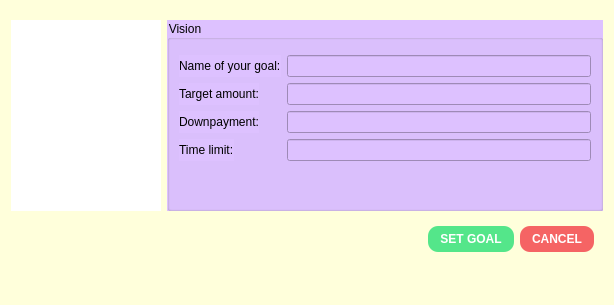
<?xml version="1.0" encoding="UTF-8"?>
<ui version="4.0">
 <class>Insertt</class>
 <widget class="QDialog" name="Insertt">
  <property name="geometry">
   <rect>
    <x>0</x>
    <y>0</y>
    <width>614</width>
    <height>305</height>
   </rect>
  </property>
  <property name="windowTitle">
   <string>Dialog</string>
  </property>
  <property name="styleSheet">
   <string notr="true">background-color: rgb(255, 255, 219);
color: rgb(0, 0, 0);</string>
  </property>
  <layout class="QGridLayout" name="gridLayout_3" rowstretch="5,0,0" columnstretch="0,0">
   <property name="topMargin">
    <number>20</number>
   </property>
   <property name="bottomMargin">
    <number>4</number>
   </property>
   <item row="1" column="1">
    <widget class="QWidget" name="widget" native="true">
     <layout class="QHBoxLayout" name="horizontalLayout_2">
      <item>
       <spacer name="horizontalSpacer">
        <property name="orientation">
         <enum>Qt::Orientation::Horizontal</enum>
        </property>
        <property name="sizeHint" stdset="0">
         <size>
          <width>40</width>
          <height>20</height>
         </size>
        </property>
       </spacer>
      </item>
      <item>
       <widget class="QPushButton" name="Save">
        <property name="styleSheet">
         <string notr="true">QPushButton {
        background-color: #54e68a;
        color: white;
        border-radius: 10px;
        padding: 6px 12px;
        font-weight: bold;
    }
    QPushButton:hover {
        background-color: #45d17d;
	color:rgb(0,0,0);
    }
</string>
        </property>
        <property name="text">
         <string>SET GOAL</string>
        </property>
       </widget>
      </item>
      <item>
       <widget class="QPushButton" name="cancel">
        <property name="styleSheet">
         <string notr="true">QPushButton {
        background-color: #f56464;
        color: white;
        border-radius: 10px;
        padding: 6px 12px;
        font-weight: bold;
    }
    QPushButton:hover {
        background-color: #e25050;
	color:rgb(0,0,0)
    }</string>
        </property>
        <property name="text">
         <string>CANCEL</string>
        </property>
       </widget>
      </item>
     </layout>
    </widget>
   </item>
   <item row="0" column="0">
    <layout class="QGridLayout" name="gridLayout_4">
     <item row="0" column="0">
      <widget class="QFrame" name="frame">
       <property name="minimumSize">
        <size>
         <width>150</width>
         <height>35</height>
        </size>
       </property>
       <property name="frameShape">
        <enum>QFrame::Shape::StyledPanel</enum>
       </property>
       <property name="frameShadow">
        <enum>QFrame::Shadow::Raised</enum>
       </property>
       <widget class="QLabel" name="label_pic">
        <property name="geometry">
         <rect>
          <x>0</x>
          <y>0</y>
          <width>151</width>
          <height>221</height>
         </rect>
        </property>
        <property name="styleSheet">
         <string notr="true">background-color: rgb(255, 255, 255);</string>
        </property>
        <property name="text">
         <string/>
        </property>
        <property name="pixmap">
         <pixmap>goal2.jpg</pixmap>
        </property>
       </widget>
      </widget>
     </item>
    </layout>
   </item>
   <item row="0" column="1">
    <widget class="QGroupBox" name="groupBox">
     <property name="styleSheet">
      <string notr="true">font: 600 14pt &quot;Segoe UI&quot;;
background-color: rgb(221, 193, 255);
radius:6px;
color: rgb(0, 0, 0);</string>
     </property>
     <property name="title">
      <string>Vision</string>
     </property>
     <layout class="QFormLayout" name="formLayout">
      <property name="topMargin">
       <number>15</number>
      </property>
      <property name="bottomMargin">
       <number>19</number>
      </property>
      <item row="0" column="0">
       <widget class="QLabel" name="label">
        <property name="text">
         <string>Name of your goal:</string>
        </property>
       </widget>
      </item>
      <item row="0" column="1">
       <widget class="QLineEdit" name="goalNameEdit">
        <property name="text">
         <string/>
        </property>
       </widget>
      </item>
      <item row="1" column="0">
       <widget class="QLabel" name="label_2">
        <property name="styleSheet">
         <string notr="true"/>
        </property>
        <property name="text">
         <string>Target amount:</string>
        </property>
       </widget>
      </item>
      <item row="1" column="1">
       <widget class="QLineEdit" name="incomeEdit"/>
      </item>
      <item row="2" column="0">
       <widget class="QLabel" name="label_3">
        <property name="text">
         <string>Downpayment:</string>
        </property>
       </widget>
      </item>
      <item row="2" column="1">
       <widget class="QLineEdit" name="downpaymentEdit"/>
      </item>
      <item row="3" column="0">
       <widget class="QLabel" name="label_4">
        <property name="text">
         <string>&lt;html&gt;&lt;head/&gt;&lt;body&gt;&lt;p&gt;Time limit:&lt;/p&gt;&lt;/body&gt;&lt;/html&gt;</string>
        </property>
       </widget>
      </item>
      <item row="3" column="1">
       <widget class="QLineEdit" name="durationEdit"/>
      </item>
     </layout>
    </widget>
   </item>
   <item row="2" column="1">
    <spacer name="verticalSpacer">
     <property name="orientation">
      <enum>Qt::Orientation::Vertical</enum>
     </property>
     <property name="sizeHint" stdset="0">
      <size>
       <width>20</width>
       <height>40</height>
      </size>
     </property>
    </spacer>
   </item>
  </layout>
 </widget>
 <resources/>
 <connections>
  <connection>
   <sender>cancel</sender>
   <signal>clicked()</signal>
   <receiver>Insertt</receiver>
   <slot>close()</slot>
   <hints>
    <hint type="sourcelabel">
     <x>407</x>
     <y>185</y>
    </hint>
    <hint type="destinationlabel">
     <x>412</x>
     <y>209</y>
    </hint>
   </hints>
  </connection>
  <connection>
   <sender>Save</sender>
   <signal>clicked()</signal>
   <receiver>Insertt</receiver>
   <slot>update()</slot>
   <hints>
    <hint type="sourcelabel">
     <x>316</x>
     <y>178</y>
    </hint>
    <hint type="destinationlabel">
     <x>322</x>
     <y>209</y>
    </hint>
   </hints>
  </connection>
 </connections>
</ui>
